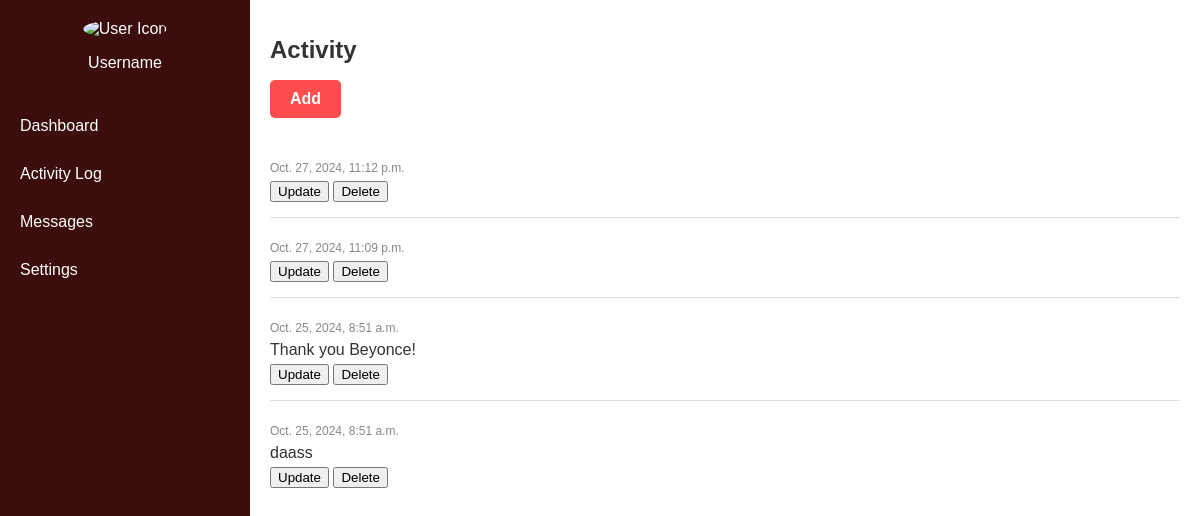
The page /activity on the database its author committed.
### activity_logs/models.py (models this page shows, shortened)
class Activity(models.Model):
    user = models.CharField(max_length=500)
    message = models.TextField()
    timestamp = models.DateTimeField(auto_now_add=True)

### activity_logs/views.py (the view)
# urls.py: path('', views.activity_list, name='activity_list'),
def activity_list(request):
    activities = Activity.objects.all().order_by('-timestamp')
    return render(request, 'activity_list.html', {'activities': activities})

### activity_logs/templates/activity_list.html (shortened to what this page needs)
<!DOCTYPE html>
<html lang="en">
<head>
    {% load static %}
    <link rel="stylesheet" href="{% static 'css/styles.css' %}">
</head>
<body>
    <div class="container">
        <div class="sidebar">
            <div class="logo">
                <img src="path/to/user/icon.png" alt="User Icon">
                <p>Username</p>
            </div>
            <nav>
                <ul>
                    <li><a href="#">Dashboard</a></li>
                    <li><a href="#">Activity Log</a></li>
                    <li><a href="#">Messages</a></li>
                    <li><a href="#">Settings</a></li>
                </ul>
            </nav>
        </div>
        <div class="main-content">
            <h1>Activity</h1>
            <a href="{% url 'add_activity' %}" class="add-button">Add</a>
            <div class="activity-log">
                {% for activity in activities %}
                    <div class="activity-item">
                        <p><strong>{{ activity.user }}</strong> <span class="timestamp">{{ activity.timestamp }}</span></p>
                        <p>{{ activity.message }}</p>
                        <form action="{% url 'update_activity' activity.id %}" method="get" style="display: inline;">
                            <button type="submit">Update</button>
                        </form>
                        <form action="{% url 'delete_activity' activity.id %}" method="post" style="display: inline;">
                            <button type="submit">Delete</button>
                        </form>
                    </div>
                {% endfor %}
            </div>
        </div>
    </div>
</body>
</html>

### activity_logs/static/css/styles.css (style rules this page uses)
body { font-family: Arial, sans-serif; margin: 0; background-color: #f0f0f0; color: #333; }
.container { display: flex; }
.sidebar { width: 250px; background-color: #3c0d0d; color: white; padding-top: 20px; min-height: 100vh; }
.sidebar .logo { text-align: center; margin-bottom: 30px; }
.sidebar .logo img { border-radius: 50%; width: 50px; height: 50px; }
.sidebar nav ul { list-style-type: none; padding: 0; }
.sidebar nav ul li { padding: 15px 20px; }
.sidebar nav ul li a { color: white; text-decoration: none; display: block; }
.main-content { flex-grow: 1; padding: 20px; background-color: #ffffff; }
.main-content h1 { font-size: 24px; }
.activity-log { margin-top: 20px; }
.activity-log .activity-item { border-bottom: 1px solid #ddd; padding: 15px 0; }
.activity-log .activity-item:last-child { border-bottom: none; }
.activity-log .activity-item p { margin: 5px 0; }
.activity-log .timestamp { color: #888; font-size: 12px; }
.add-button { display: inline-block; background-color: #ff4d4d; color: white; padding: 10px 20px; text-decoration: none; border-radius: 5px; font-weight: bold; }
.timestamp { color: #888; font-size: 12px; }

### rows shown on the page
Activity: timestamp "Oct. 27, 2024, 11:12 p.m."
Activity: timestamp "Oct. 27, 2024, 11:09 p.m."
Activity: timestamp "Oct. 25, 2024, 8:51 a.m.", message "Thank you Beyonce!"
Activity: timestamp "Oct. 25, 2024, 8:51 a.m.", message "daass"
